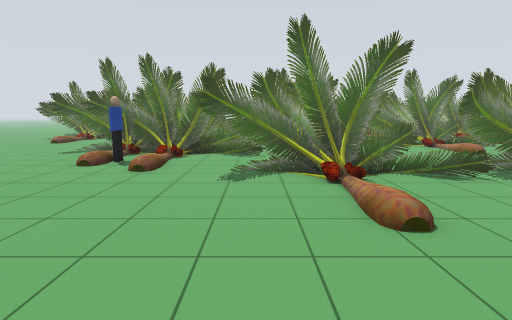
view 1 (above)

24 first-person views from a walk through a world built for the Gazebo simulator. The camera is 1.2 m above the floor, tilts 8° down and sees 80° across. Floor lines are 1 m apart. The floor is counted in squares, 1 m on a side. Each view is taken from the middle of a square. On the plan, view 1 faces up. The plan holds only what a view shows up to about 13 squares ahead; the rest is blank. The place goes on beyond the plan. Some stock models are drawn as simple stand-ins.

view 2
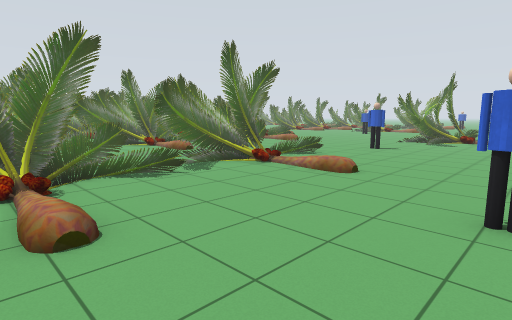

view 3
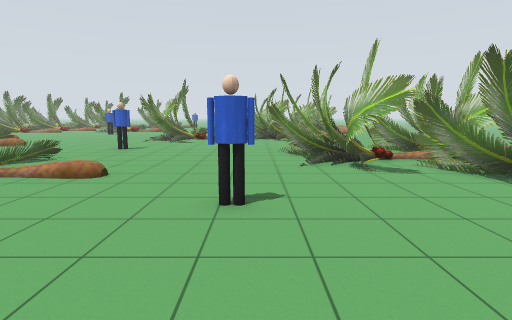

view 4
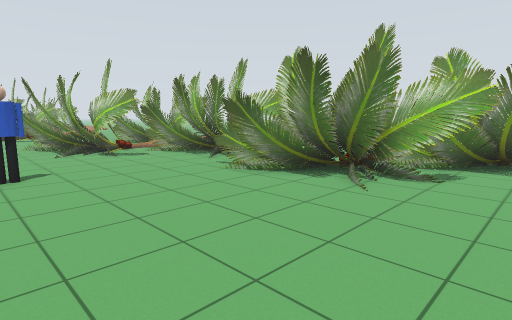

view 5
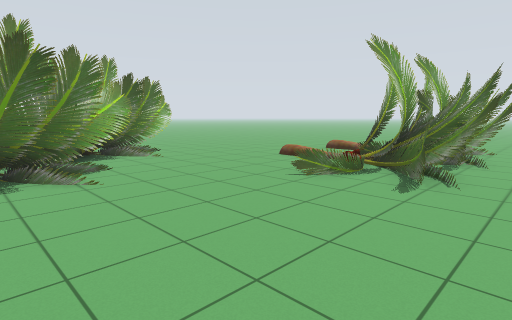

view 6
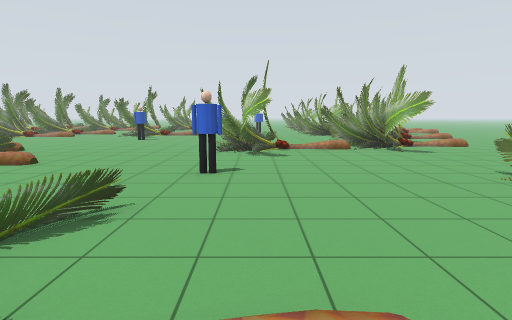

view 7
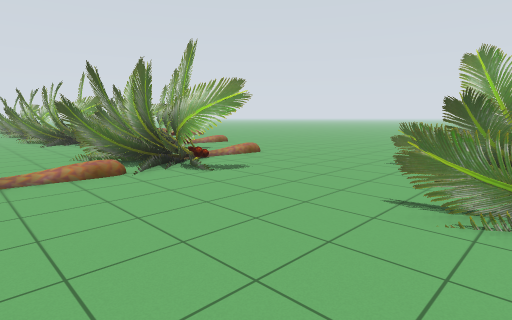

view 8
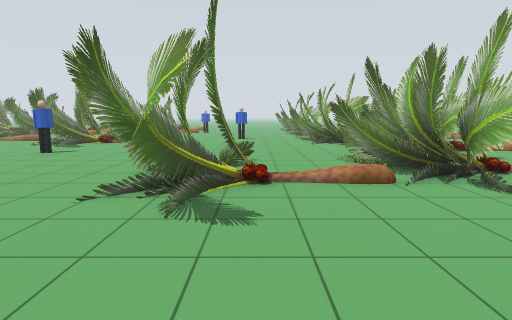

view 9
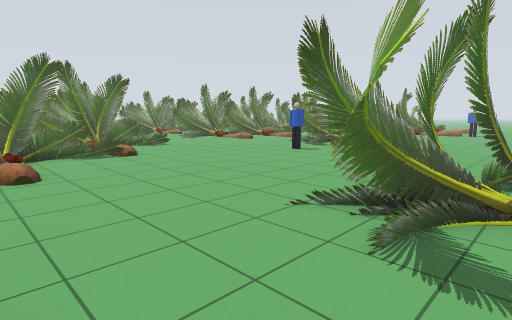

view 10
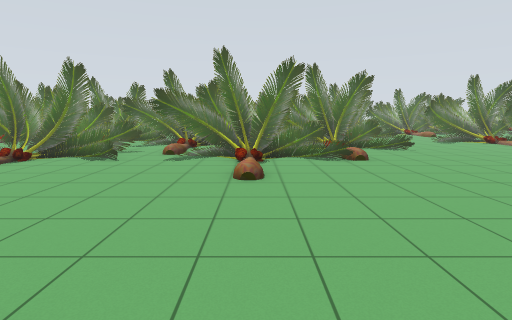

view 11
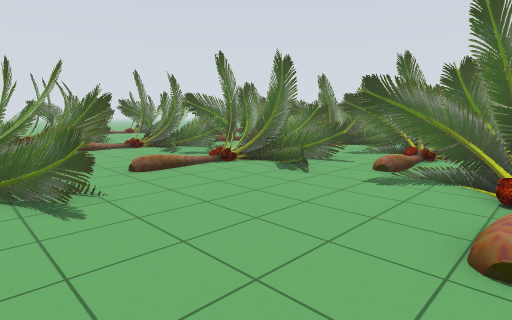

view 12
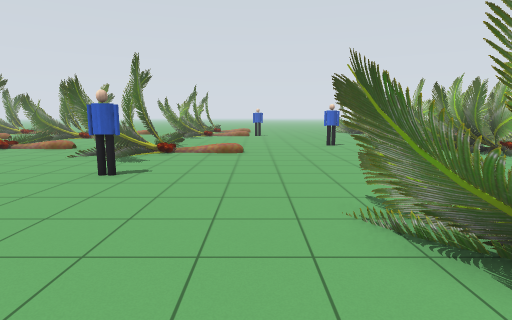

view 13
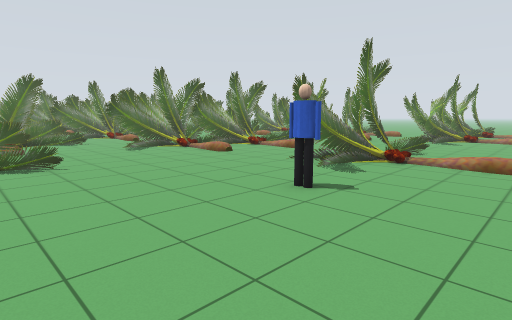

view 14
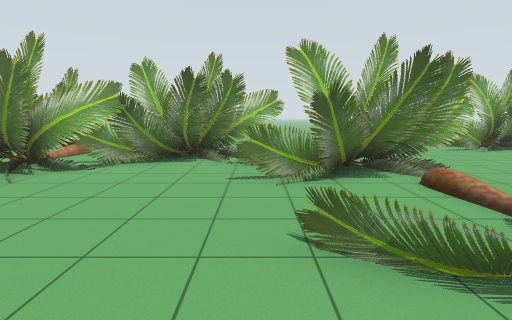

view 15
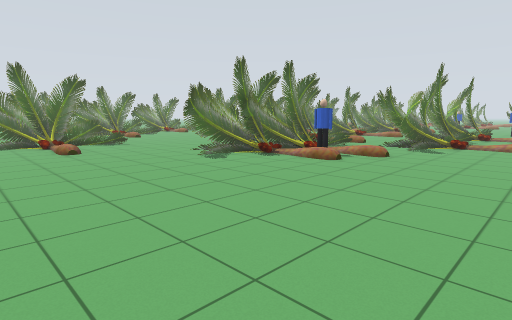

view 16
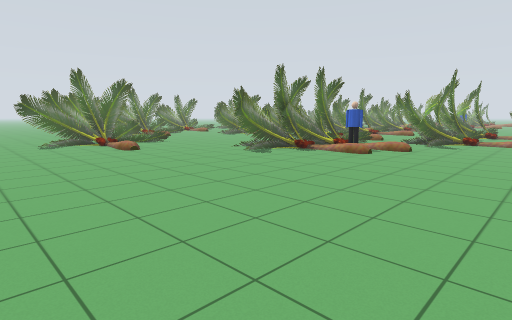

view 17
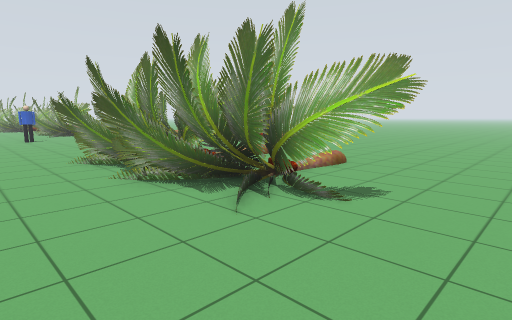

view 18
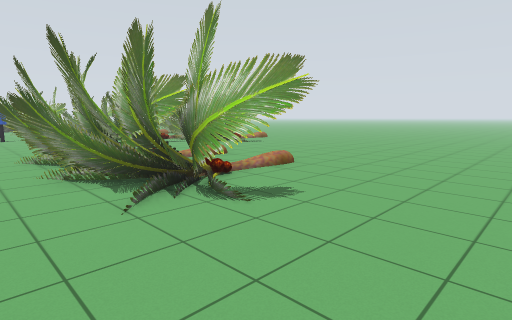

view 19
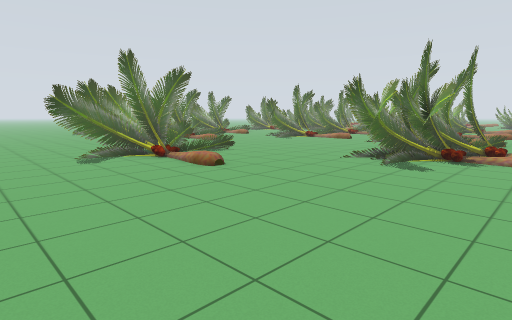

view 20
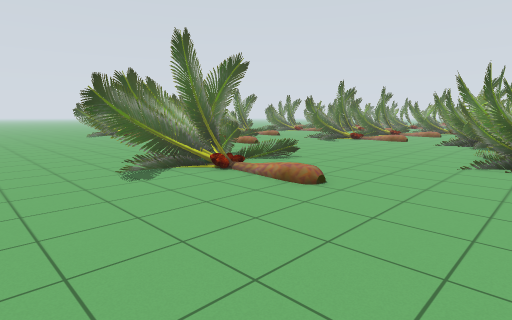

view 21
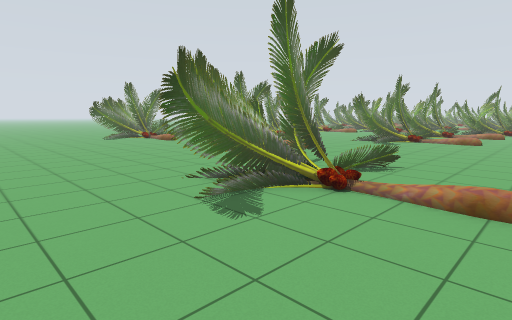

view 22
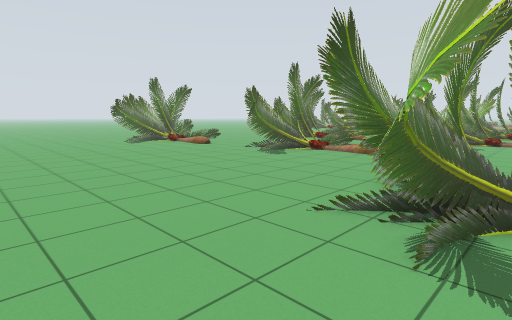

view 23
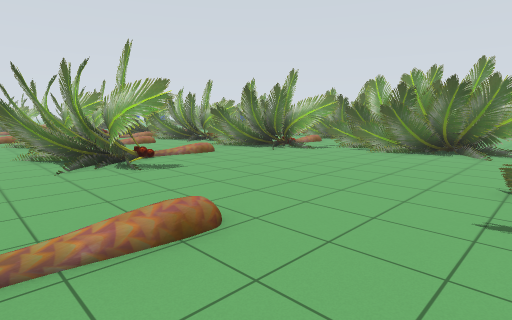

view 24
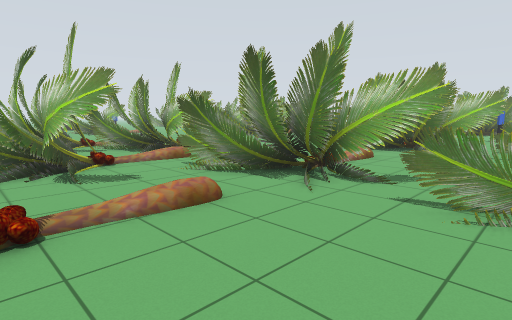

### Floor plan
Key: @ floor where view 1 was taken; . main floor; : floor 0.25 m higher than the main floor; / step, stairs or slope; T palm tree; P person.
Columns run from 14 left of view 1 to 26 right of it. Each row starts with its distance up from view 1.
 23 ..........T...                    TT
 22 ..........T....T.TT...T           TT
 21 ..........T...TTTTTTTTTT          ...
 20 ......T......TTTTTTTTTT           ...TT
 19 ...TTTTT........T.  .T.T T       T..TTTTT
 18 ..TTTTT........./ .....TTTT   TTTTT....TT
 17 ..T.TTTT........T....TTTTTTT TTTT......T
 16 .....................TTT.T..TTTTTT.....T.
 15 .....T.........TTTT.TTTTTTTTTTT .TT......
 14 .....T........TTTTTTTTTT.TTTTT  .........
 13 .........TTTTTTTTTTTTTTTTT.TTTTT.......TT
 12 ........TTTTTTT T..T.T......T..........TT
 11 .......TTTTTTT. :....T....../........ TTT
 10 ........TTTTTTT.T....T......T.......P...T
  9 ...........T.....T .T.TT.................
  8 ..........P...TTTTTTTTTTT...............T
  7 ...........T.TTTTTTTTTTT.................
  6 .............T.TT.T..T.TT......TTTT......
  5 ...........................P..TTTT.......
  4  ...............T....T.......TTTTTT......
  3 .........  .....T....T..........T.T.....
  2 . .......................................
  1  ...T.TTTTTT....................TTT ....T
  0 ...TTTTTTTT...@....P...........TTTTT...TT
 -1 ..TTTTTTTTT............TTTTT..TTTTT...TTT
 -2 .....T..T..T..........TTTT.......T.TTTTTT
 -3 ......../........T...TTTTTT.......TTTTTT
 -4 .....T..T.....TTTTT.TTTT  TT.....TT..T T
 -5  ............TTTTT TTTTTTTTTT........
 -6  ............TT T   TTT TTTT....... .T
 -7  ..........TTTTT      T  TT T.....

Where each view was taken, in squares from view 1:
view 1: 0 up, 0 right, facing up
view 2: 0 up, 1 right, facing up-right
view 3: 0 up, 1 right, facing right
view 4: 1 up, 2 left, facing down-right
view 5: 2 up, 2 right, facing down-left
view 6: 4 up, 6 right, facing right
view 7: 3 up, 11 right, facing down-right
view 8: 3 up, 12 right, facing right
view 9: 3 up, 13 right, facing up-right
view 10: 4 up, 14 right, facing up
view 11: 7 up, 14 right, facing up-left
view 12: 7 up, 16 right, facing right
view 13: 7 up, 18 right, facing up-right
view 14: 6 up, 21 right, facing down
view 15: 3 up, 12 left, facing up-right
view 16: 3 up, 14 left, facing up-right
view 17: 3 up, 13 left, facing down-right
view 18: 2 up, 14 left, facing down-right
view 19: 8 up, 14 left, facing up-right
view 20: 11 up, 14 left, facing up-right
view 21: 14 up, 14 left, facing up-right
view 22: 17 up, 14 left, facing up-right
view 23: 23 up, 7 left, facing down-right
view 24: 19 up, 3 right, facing down-right
